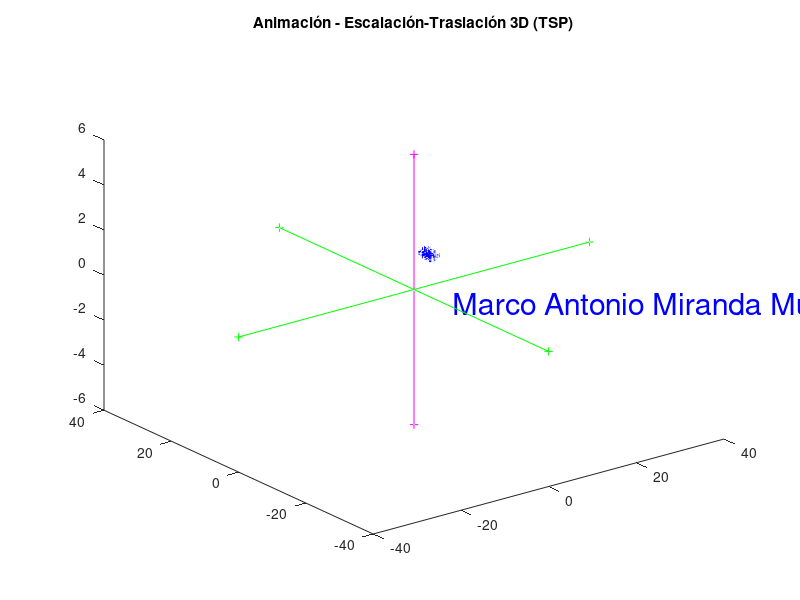

Source code (MATLAB):
# Escalación-Traslación 3D - TSP ANIMACIÓN
# Autor: Marco Antonio Miranda Muñoz
clc; clear all; close all;
format short;
output_precision(2);
disp("Marco Antonio Miranda Muñoz");

# --- Definir dibujo (P1 + P2) - Flor en maceta con 58 vértices en 3D ---
P1_x = [9.0000  8.8333  8.6667  8.5000  8.3333  8.1667  8.0000  8.5000  9.0000  9.5000 10.0000 10.5000 11.0000 11.5000 12.0000 11.8333 11.6667 11.5000 11.3333 11.1667 11.0000 10.5000 10.0000  9.5000  9.0000 10.0000 10.0000 10.0000  9.0000  8.5000  9.0000 10.0000 11.0000 11.5000 11.0000 10.0000 10.0000 10.0000];
P1_y = [8.0000  7.5000  7.0000  6.5000  6.0000  5.5000  5.0000  5.0000  5.0000  5.0000  5.0000  5.0000  5.0000  5.0000  5.0000  5.5000  6.0000  6.5000  7.0000  7.5000  8.0000  8.0000  8.0000  8.0000  8.0000  8.0000  9.0000 10.0000 10.5000 10.0000  9.5000 10.0000 10.5000 10.0000  9.5000 10.0000 11.0000 12.0000];

P2_x = [10.4045 12.0000 10.4045 10.0000 10.4045 10.6180  9.8455 10.0000  9.8455  8.3820  9.5000 10.0000  9.5000  8.3820  9.8455 10.0000  9.8455 10.6180 10.4045 10.0000];
P2_y = [11.7061 12.0000 12.2939 12.0000 12.2939 13.9021 12.4755 12.0000 12.4755 13.1756 12.0000 12.0000 12.0000 10.8244 11.5245 12.0000 11.5245 10.0979 11.7061 12.0000];

x = [P1_x P2_x] - 10;  # Centrar
y = [P1_y P2_y] - 9.5;

num_points = length(x);
P_base = [x; y; zeros(1, num_points); ones(1, num_points)];

PF1 = P_base;
PF1(3,:) = -0.2;
PF2 = P_base;
PF2(3,:) = -0.4;
PF3 = P_base;
PF3(3,:) = -0.6;

P = [PF1 PF2 PF3];

# Ajustar el tamaño inicial de la flor (pequeño para animación)
Sx = 0.3;
Sy = 0.3;
Sz = 0.3;
S_init = [Sx 0 0 0; 0 Sy 0 0; 0 0 Sz 0; 0 0 0 1];

# Ajustar la posición inicial de la flor
Tx = 14;
Ty = 14;
Tz = 0;
T_init = [1 0 0 Tx; 0 1 0 Ty; 0 0 1 Tz; 0 0 0 1];

# Aplicar las 2 transformaciones anteriores
P = T_init * S_init * P;

# Escalación y desplazamiento de la animación
Sx = 1.02;
Sy = 1.02;
Sz = 1.02;
S = [Sx 0 0 0; 0 Sy 0 0; 0 0 Sz 0; 0 0 0 1];
Tx = -0.5;
Ty = -0.4;
Tz = 0.08;
T = [1 0 0 Tx; 0 1 0 Ty; 0 0 1 Tz; 0 0 0 1];

figure(1);
dx = 40;
dy = 40;
dz = 6;
Pp = P;
for i=1:60;  # 60 ciclos
  Pp = T * S * Pp;

  hold off;
  plot3(P(1,:), P(2,:), P(3,:), "-+b");
  axis([-dx dx -dy dy -dz dz]);
  hold on;
  plot3(Pp(1,:), Pp(2,:), Pp(3,:), "--*r");
  title("Animación - Escalación-Traslación 3D (TSP)");
  text(1, -10, 0, "Marco Antonio Miranda Muñoz", "fontsize", 22, "color", "b");
  # Eje X
  Ex = [-dx dx; 0 0; 0 0; 1 1];
  plot3(Ex(1,:), Ex(2,:), Ex(3,:), "-+g");
  # Eje Y
  Ey = [0 0; -dy dy; 0 0; 1 1];
  plot3(Ey(1,:), Ey(2,:), Ey(3,:), "-+g");
  # Eje Z
  Ez = [0 0; 0 0; -dz dz; 1 1];
  plot3(Ez(1,:), Ez(2,:), Ez(3,:), "-+m");
  pause(0.01);
end;
